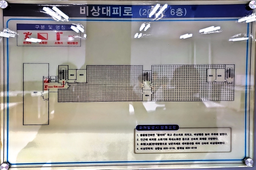
#> input picture sources/CAU208/images/CAU208_06.png, 256 x 170 px, shrunk from 2586 x 1713 before the run, found by its file name
$ python recolor.py
#> lines starting #> are read from the running program, lines starting #| are printed output that depends on the picture
# from PIL import Image


# def is_grayscale(rgb, tolerance=30):
#     """주어진 픽셀이 무채색인지 확인합니다."""
#     r, g, b = rgb
#     return max(r, g, b) - min(r, g, b) <= tolerance


# def remove_colored_pixels(image_path, output_path, tolerance=30):
#     """
#     무채색을 제외한 모든 색상을 제거합니다.

#     :param image_path: 입력 이미지의 경로입니다.
#     :param output_path: 출력 이미지를 저장할 경로입니다.
#     :param tolerance: 무채색으로 간주되는 RGB 성분 간의 최대 차이입니다.
#     """
#     # 이미지를 불러옵니다
#     with Image.open(image_path) as img:
#         # 이미지를 RGB로 변환합니다(그레이스케일도 지원합니다)
#         rgb_img = img.convert("RGB")

#         # 이미지의 크기를 가져옵니다
#         width, height = rgb_img.size

#         # 모든 픽셀을 처리합니다
#         for x in range(width):
#             for y in range(height):
#                 # 픽셀의 RGB 색상을 가져옵니다
#                 rgb = rgb_img.getpixel((x, y))

#                 # 픽셀이 무채색이 아닌 경우, 흰색으로 변경합니다
#                 if not is_grayscale(rgb, tolerance):
#                     rgb_img.putpixel((x, y), (255, 255, 255))

#         # 수정된 이미지를 저장합니다
#         rgb_img.save(output_path)


# # 함수를 테스트합니다
# remove_colored_pixels(
#     "Test\KakaoTalk_20231006_150844552.jpg", "output_image.png", tolerance=30
# )


# import cv2
# import numpy as np


# def black_and_white_image(image_path, output_path):
#     # 이미지를 읽는다
#     img = cv2.imread(image_path)

#     # BGR 범위를 정의하여 검은색만 선택한다
#     lower_bound = np.array([0, 0, 0], dtype=np.uint8)
#     upper_bound = np.array([50, 50, 50], dtype=np.uint8)

#     # 마스크를 생성한다
#     mask = cv2.inRange(img, lower_bound, upper_bound)
#     inverse_mask = cv2.bitwise_not(mask)

#     # 마스크를 사용하여 이미지의 검은색 부분만 가져온다
#     black_part = cv2.bitwise_and(img, img, mask=mask)

#     # 나머지 부분을 흰색으로 채운다
#     white_img = np.ones_like(img) * 255
#     white_part = cv2.bitwise_and(white_img, white_img, mask=inverse_mask)

#     # 두 부분을 합친다
#     result = cv2.add(black_part, white_part)

#     # 결과를 저장한다
#     cv2.imwrite(output_path, result)


# # 함수를 호출한다
# image_path = "Test\KakaoTalk_20231006_150844552.jpg"
# output_path = "output_image.jpg"
# black_and_white_image(image_path, output_path)


# from PIL import Image
# import os


# def convert_to_black_and_white(input_image_path, output_image_path):
#     # 이미지 열기
#     with Image.open(input_image_path) as color_image:
#         # 흑백으로 변환
#         bw_image = color_image.convert("L")
#         # 변환된 이미지 저장
#         bw_image.save(output_image_path)
#         print(
#             f"The image has been successfully converted and saved as '{output_image_path}'"
#         )


# # 사용 예:
# input_path = "Test\그림1.jpg"  # 원본 컬러 이미지 경로
# output_path = "school.jpg"  # 흑백 이미지를 저장할 경로

# # 함수 실행
# convert_to_black_and_white(input_path, output_path)
from PIL import Image


def is_grayscale(rgb, tolerance=30):
    """주어진 픽셀이 무채색인지 확인합니다."""
    r, g, b = rgb
    return max(r, g, b) - min(r, g, b) <= tolerance


def remove_colored_pixels(image_path, output_path, tolerance=30):
    """
    무채색을 제외한 모든 색상을 제거합니다.

    :param image_path: 입력 이미지의 경로입니다.
    :param output_path: 출력 이미지를 저장할 경로입니다.
    :param tolerance: 무채색으로 간주되는 RGB 성분 간의 최대 차이입니다.
    """
#> called with image_path = 'sources\\CAU208\\images\\CAU208_06.png', output_path = 'sources\\CAU208\\gray\\CAU208_06.png', tolerance = 30
    # 이미지를 불러옵니다
    with Image.open(image_path) as img:
        # 이미지를 RGB로 변환합니다(그레이스케일도 지원합니다)
#> img is the input picture: PIL image 256x170 RGB; mean R, G, B 156.2, 153.1, 151.2
        rgb_img = img.convert("RGB")

        # 이미지의 크기를 가져옵니다
        width, height = rgb_img.size
#> width = 256; height = 170

        # 모든 픽셀을 처리합니다
        for x in range(width):
            for y in range(height):
                # 픽셀의 RGB 색상을 가져옵니다
                rgb = rgb_img.getpixel((x, y))

                # 픽셀이 무채색이 아닌 경우, 흰색으로 변경합니다
                if not is_grayscale(rgb, tolerance):
                    rgb_img.putpixel((x, y), (255, 255, 255))
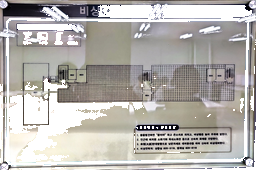
#> rgb_img: PIL image 256x170 RGB; mean R, G, B 180.9, 177.7, 173.8

        # 수정된 이미지를 저장합니다
        rgb_img.save(output_path)


# 함수를 테스트합니다
remove_colored_pixels(
    "sources\CAU208\images\CAU208_06.png",
    "sources\CAU208\gray\CAU208_06.png",
    tolerance=30,
)

$ run again, with Test/KakaoTalk_20231006_150844552.jpg saved as sources/CAU208/images/CAU208_06.png
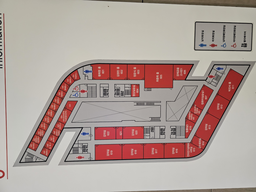
#> input picture Test/KakaoTalk_20231006_150844552.jpg, 256 x 192 px, shrunk from 4000 x 3000 before the run, found by its file name
#> in remove_colored_pixels, img is the input picture: PIL image 256x192 RGB; mean R, G, B 174.3, 156.4, 150.6
#> after the loop in remove_colored_pixels, `for x in range(width):`:
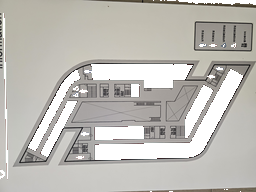
#> rgb_img: PIL image 256x192 RGB; mean R, G, B 189.7, 187.3, 181.9

$ run again, with sources/CAU208/images/CAU208_01.png copied over sources/CAU208/images/CAU208_06.png
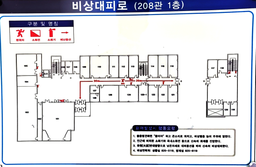
#> input picture sources/CAU208/images/CAU208_01.png, 256 x 167 px, shrunk from 2315 x 1511 before the run, found by its file name
#> in remove_colored_pixels, img is the input picture: PIL image 256x167 RGB; mean R, G, B 216.8, 217.5, 223.5
#> after the loop in remove_colored_pixels, `for x in range(width):`:
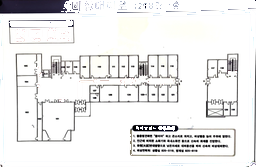
#> rgb_img: PIL image 256x167 RGB; mean R, G, B 235.1, 234.8, 234.8
